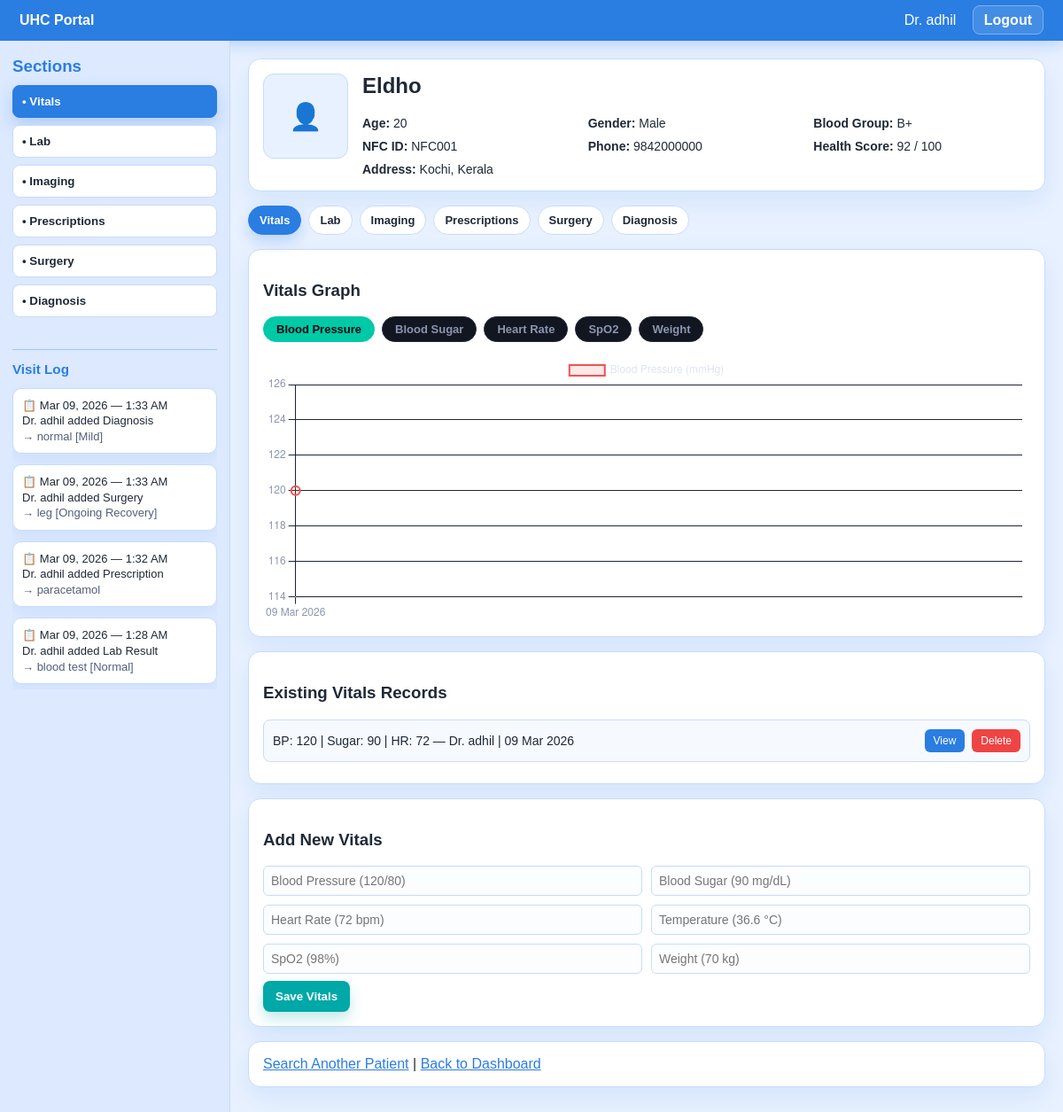
/patient/9/ (signed in), run on the app's committed database.
### patient/models.py (models this page shows, shortened)
class Diagnosis(models.Model):
	patient = models.ForeignKey(Patient, on_delete=models.CASCADE, related_name='diagnoses')
	condition = models.CharField(max_length=200)
	severity = models.CharField(max_length=20, choices=[('Mild', 'Mild'), ('Moderate', 'Moderate'), ('Severe', 'Severe'), ('Chronic', 'Chronic')])
	notes = models.TextField(blank=True)
	added_by = models.ForeignKey(User, on_delete=models.SET_NULL, null=True)
	added_at = models.DateTimeField(auto_now_add=True)

class Surgery(models.Model):
	patient = models.ForeignKey(Patient, on_delete=models.CASCADE, related_name='surgeries')
	procedure = models.CharField(max_length=200)
	surgery_date = models.DateField()
	surgeon = models.CharField(max_length=200)
	outcome = models.CharField(max_length=50, choices=[('Successful', 'Successful'), ('Complicated', 'Complicated'), ('Ongoing Recovery', 'Ongoing Recovery')])
	notes = models.TextField(blank=True)
	file = models.FileField(upload_to='surgery/', blank=True, null=True)
	added_by = models.ForeignKey(User, on_delete=models.SET_NULL, null=True)
	added_at = models.DateTimeField(auto_now_add=True)

class Prescription(models.Model):
	patient = models.ForeignKey(Patient, on_delete=models.CASCADE, related_name='prescriptions')
	medicine = models.CharField(max_length=200)
	dosage = models.CharField(max_length=100)
	duration = models.CharField(max_length=100)
	instructions = models.TextField(blank=True)
	file = models.FileField(upload_to='prescriptions/', blank=True, null=True)
	added_by = models.ForeignKey(User, on_delete=models.SET_NULL, null=True)
	added_at = models.DateTimeField(auto_now_add=True)

class LabResult(models.Model):
	patient = models.ForeignKey(Patient, on_delete=models.CASCADE, related_name='lab_results')
	test_name = models.CharField(max_length=200)
	result = models.CharField(max_length=100)
	reference_range = models.CharField(max_length=100, blank=True)
	status = models.CharField(max_length=20, choices=[('Normal', 'Normal'), ('High', 'High'), ('Low', 'Low'), ('Critical', 'Critical')])
	notes = models.TextField(blank=True)
	file = models.FileField(upload_to='labs/', blank=True, null=True)
	added_by = models.ForeignKey(User, on_delete=models.SET_NULL, null=True)
	added_at = models.DateTimeField(auto_now_add=True)

class Patient(models.Model):
	nfc_uid = models.CharField(max_length=100, unique=True)
	name = models.CharField(max_length=200)
	age = models.IntegerField()
	gender = models.CharField(max_length=20)
	blood_group = models.CharField(max_length=5)
	phone = models.CharField(max_length=15)
	address = models.TextField()
	height = models.CharField(max_length=10, blank=True)
	weight = models.CharField(max_length=10, blank=True)
	health_score = models.IntegerField(default=70)
	pin = models.CharField(max_length=4, default='0000')

class Vitals(models.Model):
	patient = models.ForeignKey(Patient, on_delete=models.CASCADE, related_name='vitals')
	blood_pressure = models.CharField(max_length=20, blank=True)
	blood_sugar = models.CharField(max_length=20, blank=True)
	heart_rate = models.CharField(max_length=20, blank=True)
	temperature = models.CharField(max_length=10, blank=True)
	spo2 = models.CharField(max_length=10, blank=True)
	weight = models.CharField(max_length=10, blank=True)
	recorded_by = models.ForeignKey(User, on_delete=models.SET_NULL, null=True)
	recorded_at = models.DateTimeField(auto_now_add=True)

### patient/views.py (the view, shortened to what this page needs)
# urls.py: path('<int:patient_id>/', views.patient_detail, name='patient_detail'),
@login_required
def patient_detail(request, patient_id):
	patient = get_object_or_404(Patient, id=patient_id)
	vitals = patient.vitals.order_by('-recorded_at')
	labs = patient.lab_results.order_by('-added_at')
	imaging = patient.imaging.order_by('-added_at')
	prescriptions = patient.prescriptions.order_by('-added_at')
	surgeries = patient.surgeries.order_by('-added_at')
	diagnoses = patient.diagnoses.order_by('-added_at')
	visit_log = []
	for item in vitals:
		visit_log.append({
			'timestamp': item.recorded_at,
			'doctor': item.recorded_by.get_full_name() if item.recorded_by else 'Unknown',
			'action': 'added Vitals',
			'summary': f"BP {item.blood_pressure or '-'}, Sugar {item.blood_sugar or '-'}, HR {item.heart_rate or '-'}"
		})
	for item in labs:
		visit_log.append({
			'timestamp': item.added_at,
			'doctor': item.added_by.get_full_name() if item.added_by else 'Unknown',
			'action': 'added Lab Result',
			'summary': f"{item.test_name} [{item.status}]"
		})
	for item in prescriptions:
		visit_log.append({
			'timestamp': item.added_at,
			'doctor': item.added_by.get_full_name() if item.added_by else 'Unknown',
			'action': 'added Prescription',
			'summary': item.medicine
		})
	for item in surgeries:
		visit_log.append({
			'timestamp': item.added_at,
			'doctor': item.added_by.get_full_name() if item.added_by else 'Unknown',
			'action': 'added Surgery',
			'summary': f"{item.procedure} [{item.outcome}]"
		})
	for item in diagnoses:
		visit_log.append({
			'timestamp': item.added_at,
			'doctor': item.added_by.get_full_name() if item.added_by else 'Unknown',
			'action': 'added Diagnosis',
			'summary': f"{item.condition} [{item.severity}]"
		})
	visit_log = sorted(visit_log, key=lambda entry: entry['timestamp'], reverse=True)
	context = {
		'patient': patient,
		'vitals': vitals,
		'labs': labs,
		'imaging': imaging,
		'prescriptions': prescriptions,
		'surgeries': surgeries,
		'diagnoses': diagnoses,
		'visit_log': visit_log[:20],
	}
	return render(request, 'patient/detail.html', context)

### templates/patient/detail.html (shortened to what this page needs)
<!DOCTYPE html>
<html>
<head>
</head>
<body>
  <div class="topbar">
    <div><strong>UHC Portal</strong></div>
    <div>
      Dr. {{ request.user.get_full_name|default:request.user.username }}
      <a href="{% url 'logout' %}">Logout</a>
    </div>
  </div>
  <div class="layout">
    <aside class="sidebar">
      <div>
        <h3>Sections</h3>
        <button class="tab-btn active" data-tab="vitals">• Vitals</button>
        <button class="tab-btn" data-tab="lab">• Lab</button>
        <button class="tab-btn" data-tab="imaging">• Imaging</button>
        <button class="tab-btn" data-tab="prescriptions">• Prescriptions</button>
        <button class="tab-btn" data-tab="surgery">• Surgery</button>
        <button class="tab-btn" data-tab="diagnosis">• Diagnosis</button>
      </div>
      <div class="visit-log">
        <h3>Visit Log</h3>
        {% for log in visit_log %}
          <div class="visit-item">
            <div>📋 {{ log.timestamp|date:"M d, Y" }} — {{ log.timestamp|date:"g:i A" }}</div>
            <div>Dr. {{ log.doctor }} {{ log.action }}</div>
            <div class="muted">→ {{ log.summary }}</div>
          </div>
        {% empty %}
          <div class="visit-item">No visit logs yet.</div>
        {% endfor %}
      </div>
    </aside>
    <main class="main">
      <section class="card patient-card">
        <div class="photo">👤</div>
        <div>
          <h2 style="margin-top: 0;">{{ patient.name }}</h2>
          <div class="patient-grid">
            <div><strong>Age:</strong> {{ patient.age }}</div>
            <div><strong>Gender:</strong> {{ patient.gender }}</div>
            <div><strong>Blood Group:</strong> {{ patient.blood_group }}</div>
            <div><strong>NFC ID:</strong> {{ patient.nfc_uid }}</div>
            <div><strong>Phone:</strong> {{ patient.phone }}</div>
            <div><strong>Health Score:</strong> {{ patient.health_score }} / 100</div>
            <div class="full"><strong>Address:</strong> {{ patient.address }}</div>
          </div>
        </div>
      </section>
      <div class="tab-switcher">
        <button class="switch-pill active" data-tab="vitals">Vitals</button>
        <button class="switch-pill" data-tab="lab">Lab</button>
        <button class="switch-pill" data-tab="imaging">Imaging</button>
        <button class="switch-pill" data-tab="prescriptions">Prescriptions</button>
        <button class="switch-pill" data-tab="surgery">Surgery</button>
        <button class="switch-pill" data-tab="diagnosis">Diagnosis</button>
      </div>
      <section class="tab-panel active" id="vitals-panel">
        <div class="card">
          <h3>Vitals Graph</h3>
          <div class="graph-btns">
            <button class="graph-btn active" onclick="showGraph('bp')">Blood Pressure</button>
            <button class="graph-btn" onclick="showGraph('sugar')">Blood Sugar</button>
            <button class="graph-btn" onclick="showGraph('hr')">Heart Rate</button>
            <button class="graph-btn" onclick="showGraph('spo2')">SpO2</button>
            <button class="graph-btn" onclick="showGraph('weight')">Weight</button>
          </div>
          <canvas id="vitalsChart" style="max-height: 300px;"></canvas>
        </div>
        <script>
          const vitalsData = {
            labels: [{% for item in vitals %}"{{ item.recorded_at|date:'d M Y' }}"{% if not forloop.last %},{% endif %}{% endfor %}].reverse(),
            bp: [{% for item in vitals %}"{{ item.blood_pressure|default:'0' }}"{% if not forloop.last %},{% endif %}{% endfor %}].reverse().map(v => parseInt(v.split('/')[0]) || 0),
            sugar: [{% for item in vitals %}"{{ item.blood_sugar|default:'0' }}"{% if not forloop.last %},{% endif %}{% endfor %}].reverse().map(v => parseFloat(v) || 0),
            hr: [{% for item in vitals %}"{{ item.heart_rate|default:'0' }}"{% if not forloop.last %},{% endif %}{% endfor %}].reverse().map(v => parseFloat(v) || 0),
            spo2: [{% for item in vitals %}"{{ item.spo2|default:'0' }}"{% if not forloop.last %},{% endif %}{% endfor %}].reverse().map(v => parseFloat(v) || 0),
            weight: [{% for item in vitals %}"{{ item.weight|default:'0' }}"{% if not forloop.last %},{% endif %}{% endfor %}].reverse().map(v => parseFloat(v) || 0),
          };
          const graphConfig = {
            bp:     { label: 'Blood Pressure (mmHg)', color: '#f05252' },
            sugar:  { label: 'Blood Sugar (mg/dL)',   color: '#f5a623' },
            hr:     { label: 'Heart Rate (bpm)',       color: '#3d8ef8' },
            spo2:   { label: 'SpO2 (%)',              color: '#00c9a7' },
            weight: { label: 'Weight (kg)',            color: '#a855f7' },
          };
          const ctx = document.getElementById('vitalsChart').getContext('2d');
          let chart = new Chart(ctx, {
            type: 'line',
            data: {
              labels: vitalsData.labels,
              datasets: [{
                label: graphConfig.bp.label,
                data: vitalsData.bp,
                borderColor: graphConfig.bp.color,
                backgroundColor: graphConfig.bp.color + '22',
                borderWidth: 2,
                pointRadius: 5,
                pointHoverRadius: 7,
                tension: 0.4,
                fill: true,
              }]
            },
            options: {
              responsive: true,
              plugins: {
                legend: { labels: { color: '#dce4f5' } },
              },
              scales: {
                x: { ticks: { color: '#8b96b0' }, grid: { color: '#1f2638' } },
                y: { ticks: { color: '#8b96b0' }, grid: { color: '#1f2638' } },
              }
            }
          });
          let activeBtn = document.querySelector('.graph-btn.active');
          function showGraph(type) {
            const config = graphConfig[type];
            chart.data.datasets[0].label = config.label;
            chart.data.datasets[0].data = vitalsData[type];
            chart.data.datasets[0].borderColor = config.color;
            chart.data.datasets[0].backgroundColor = config.color + '22';
            chart.update();
            if (activeBtn) activeBtn.classList.remove('active');
            activeBtn = event.target;
            activeBtn.classList.add('active');
          }
        </script>
        <div class="card records">
          <h3>Existing Vitals Records</h3>
          {% for item in vitals %}
            <div class="record-item">
              <div class="record-head">
                <div class="record-text">
                  BP: {{ item.blood_pressure|default:"-" }} | Sugar: {{ item.blood_sugar|default:"-" }} | HR: {{ item.heart_rate|default:"-" }} — Dr. {{ item.recorded_by.get_full_name|default:item.recorded_by }} | {{ item.recorded_at|date:"d M Y" }}
                </div>
                <div class="record-actions">
                  <button
                    type="button"
                    class="btn-view vitals-view-btn"
                    data-recorded-at="{{ item.recorded_at|date:'d M Y, g:i A' }}"
                    data-recorded-by="{{ item.recorded_by.get_full_name|default:item.recorded_by }}"
                    data-blood-pressure="{{ item.blood_pressure|default:'-' }}"
                    data-blood-sugar="{{ item.blood_sugar|default:'-' }}"
                    data-heart-rate="{{ item.heart_rate|default:'-' }}"
                    data-temperature="{{ item.temperature|default:'-' }}"
                    data-spo2="{{ item.spo2|default:'-' }}"
                    data-weight="{{ item.weight|default:'-' }}"
                  >
                    View
                  </button>
                  <form method="post" action="{% url 'delete_vitals' patient.id item.id %}" style="display: inline; margin: 0;">
                    <button type="submit" class="btn-delete" onclick="return confirm('Delete this vitals record?');">Delete</button>
                  </form>
                </div>
              </div>
            </div>
          {% empty %}
            <div class="record-item">No vitals records yet.</div>
          {% endfor %}
        </div>
        <div class="card">
          <h3>Add New Vitals</h3>
          <form method="post" action="{% url 'add_vitals' patient.id %}">
            <div class="form-grid">
              <input type="text" name="blood_pressure" placeholder="Blood Pressure (120/80)" required>
              <input type="text" name="blood_sugar" placeholder="Blood Sugar (90 mg/dL)" required>
              <input type="text" name="heart_rate" placeholder="Heart Rate (72 bpm)" required>
              <input type="text" name="temperature" placeholder="Temperature (36.6 °C)" required>
              <input type="text" name="spo2" placeholder="SpO2 (98%)" required>
              <input type="text" name="weight" placeholder="Weight (70 kg)" required>
            </div>
            <button class="btn" type="submit">Save Vitals</button>
          </form>
        </div>
      </section>
      <div class="card" style="margin-top: 14px;">
        <a href="{% url 'search_patient' %}">Search Another Patient</a> |
        <a href="{% url 'dashboard' %}">Back to Dashboard</a>
      </div>
    </main>
  </div>
</body>
</html>

### data on the page
Diagnosis: timestamp "Mar 09, 2026", timestamp "1:33 AM"
Surgery: timestamp "Mar 09, 2026", timestamp "1:33 AM"
Prescription: timestamp "Mar 09, 2026", timestamp "1:32 AM", summary "paracetamol"
LabResult: timestamp "Mar 09, 2026", timestamp "1:28 AM"
Patient: name "Eldho", age "20", gender "Male", blood_group "B+", nfc_uid "NFC001", phone "9842000000", health_score "92", address "Kochi, Kerala"
Vitals: blood_pressure "120", blood_sugar "90", heart_rate "72", recorded_by.get_full_name "adhil", recorded_at "09 Mar 2026"

### other printed values
{{ request.user.get_full_name|default:request.user.username }} "adhil"
{{ log.doctor }} "adhil" "adhil" "adhil" "adhil"
{{ log.action }} "added Diagnosis" "added Surgery" "added Prescription" "added Lab Result"
{{ log.summary }} "normal [Mild]" "leg [Ongoing Recovery]" "blood test [Normal]"
chart data {{ item.blood_pressure|default:'0' }} 120
